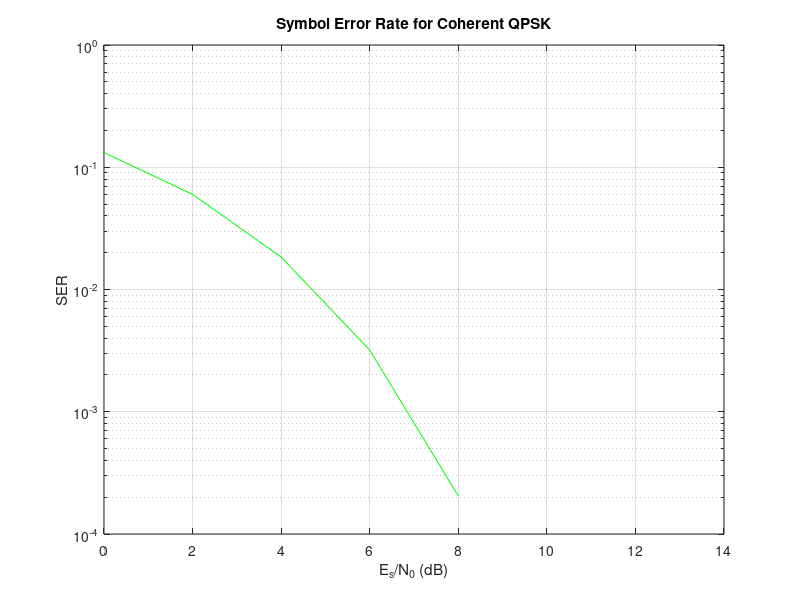
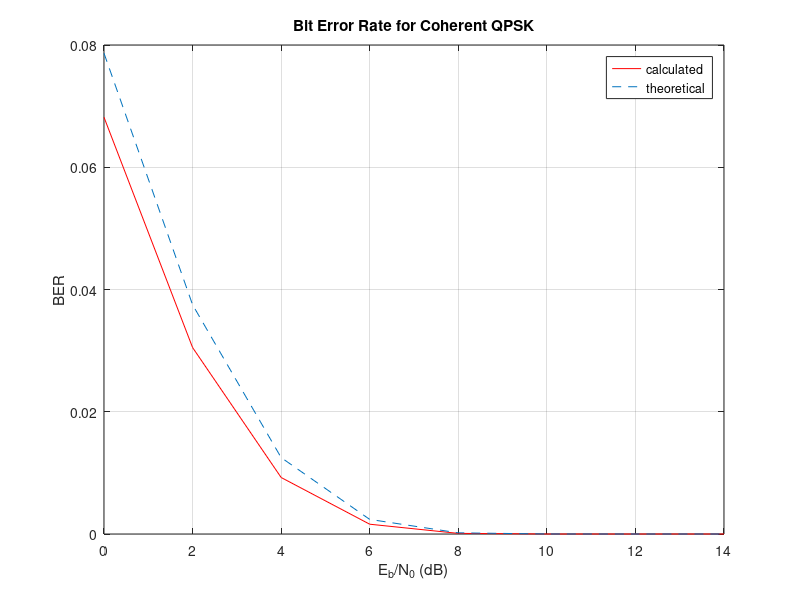

The MATLAB source for these figures, in order:
clear all;
alpha= 0.35;
A = 5;
T = 1/25000;
Ts = T/8;
t = [-A*T:Ts:A*T] + 10^(-8);
num = sin(pi*(1-alpha)*t/T) + (4*alpha*t/T).*cos(pi*(1+alpha)*t/T);
den = (1-(4*alpha*t/T).^2).*(pi*t/T);
h = num./den;

esN0_dB = [0:2:14];
ps = zeros(1, length(esN0_dB));
pn = zeros(1, length(esN0_dB));

noErrs = zeros(1, length(esN0_dB));
noBitErrs = zeros(1, length(esN0_dB));
ser = zeros(1, length(esN0_dB));
ber = zeros(1, length(esN0_dB));
trails = 100;
for i = 1:length(esN0_dB)
    for j = 1:trails
        QPSK =[-1 1];
        N = 1024;
        x= randsrc(1,N,QPSK) + 1i*randsrc(1,N,QPSK);
        S = (1/sqrt(2))*x;

        y = upsample(S, 8);
        w = conv(y, h);
        ww = conv(w, h);
        
        ps = norm(ww)^2;
        
        noise = 1/sqrt(2)*[randn(1,length(w)) + 1i*randn(1,length(w))];
        noise = 10^(-esN0_dB(i)/20)*noise;
        
        nw = conv(noise, h);
        
        pn = norm(nw)^2;
        %estimate alpha from ps, pn and dB
        alpha1 = sqrt(ps/(pn*(10^((esN0_dB(i)+3)/10))));

        
        final = ww + alpha1 * nw;
        
        rs = final(81:8:end-80);
        rsre = real(rs); % real part
        rsim = imag(rs); % imaginary part

        ip_hat = zeros(1,N);

        ip_hat(find(rsre < 0 & rsim< 0)) = -1 + -1i;
        ip_hat(find(rsre >= 0 & rsim > 0)) = 1 + 1i;
        ip_hat(find(rsre < 0 & rsim >= 0)) = -1 + 1i;
        ip_hat(find(rsre >= 0 & rsim < 0)) = 1 - 1i;

        noErrs(i) =  noErrs(i) + size(find([x- ip_hat]),2);
        noBitErrs(i) = noBitErrs(i) + size(find([real(x)- real(ip_hat)]),2) + size(find([imag(x)- imag(ip_hat)]),2);
        
    end
end

ser = noErrs/(N*trails);
ber = noBitErrs/ (2*N*trails);

figure(2)
semilogy(esN0_dB, ser, 'g')
grid on
ylabel('SER')
xlabel('E_s/N_0 (dB)')
title('Symbol Error Rate for Coherent QPSK')
figure(3)
BER = 1/2.*erfc(sqrt(10.^(esN0_dB/10)));
plot(esN0_dB, ber,'r',esN0_dB, BER, '--')
grid on
hold on
ylabel('BER')
xlabel('E_b/N_0 (dB)')
title('Bit Error Rate for Coherent QPSK')
legend('calculated', 'theoretical')